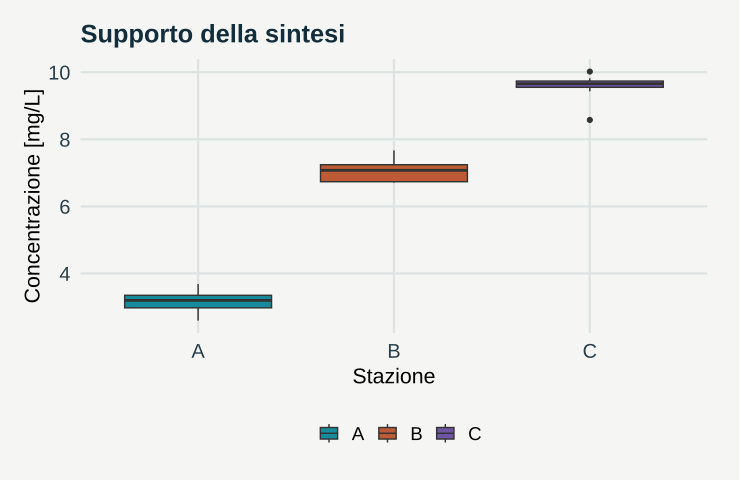

Generate this figure with R:
# GeoStat Lab — funzioni comuni. R >= 4.3; ggplot2 >= 3.4; jsonlite.
suppressPackageStartupMessages(library(ggplot2))
col_geo <- c('#168B9C','#BC5B35','#7054A4','#A17B19','#227864','#64748B')
theme_set(theme_minimal(base_size=17, base_family='sans') + theme(
  plot.background=element_rect(fill='#F5F6F3',colour=NA),
  panel.background=element_rect(fill='#F5F6F3',colour=NA),
  panel.grid.minor=element_blank(),panel.grid.major=element_line(colour='#DCE3E2'),
  plot.title=element_text(size=19,face='bold',colour='#122D3B'),
  plot.subtitle=element_text(size=13,colour='#405560',margin=margin(b=12)),
  axis.text=element_text(size=15,colour='#273E4A'),axis.title=element_text(size=16),
  legend.position='bottom',legend.title=element_blank(),legend.text=element_text(size=14),
  strip.text=element_text(size=15,face='bold'),plot.margin=margin(18,24,18,18)))
metric <- function(...) data.frame(grandezza=names(c(...)),valore=as.character(c(...)),check.names=FALSE)
f <- function(x,d=3) {out<-formatC(x,digits=d,format='fg');out[!is.finite(x)]<-'Non definito';out}
line_plot <- function(d,x='x',y='y',title='',xl=x,yl=y,group=NULL) {
 p<-ggplot(d,aes(x=.data[[x]],y=.data[[y]]))
 if(is.null(group)) p<-p+geom_line(colour=col_geo[1],linewidth=1.05) else p<-p+aes(colour=.data[[group]],group=.data[[group]])+geom_line(linewidth=1)+scale_colour_manual(values=col_geo)
 p+labs(title=title,x=xl,y=yl)
}
point_plot <- function(d,x='x',y='y',title='',xl=x,yl=y,group=NULL) {
 p<-ggplot(d,aes(x=.data[[x]],y=.data[[y]]))
 if(is.null(group))p<-p+geom_point(colour=col_geo[1],size=2.5,alpha=.8) else p<-p+aes(colour=.data[[group]])+geom_point(size=2.7,alpha=.85)+scale_colour_manual(values=col_geo)
 p+labs(title=title,x=xl,y=yl)
}
hist_plot<-function(x,title='',xl='Valore',bins=20)ggplot(data.frame(x=x),aes(x))+geom_histogram(bins=bins,fill=col_geo[1],colour='#F5F6F3')+labs(title=title,x=xl,y='Frequenza')
bar_plot<-function(d,x='gruppo',y='valore',title='',yl='Valore')ggplot(d,aes(x=.data[[x]],y=.data[[y]],fill=.data[[x]]))+geom_col(width=.65)+scale_fill_manual(values=rep(col_geo,length.out=length(unique(d[[x]])) ))+guides(fill='none')+labs(title=title,x=NULL,y=yl)
map_plot<-function(d,z='z',title='',xl='Est [km]',yl='Nord [km]')ggplot(d,aes(x,y,fill=.data[[z]]))+geom_raster()+coord_equal()+scale_fill_gradientn(colours=c('#153F56','#298C9C','#B8CDB2','#F1D889','#AD542F'))+labs(title=title,x=xl,y=yl)
acf_data<-function(x,lag=20){a<-acf(x,lag.max=min(lag,length(x)-1),plot=FALSE);data.frame(x=as.vector(a$lag)[-1],y=as.vector(a$acf)[-1])}
# AR(1), distribuzione marginale stazionaria N(0, 1).
ar_series<-function(n,rho){x<-numeric(n);x[1]<-rnorm(1);for(i in 2:n)x[i]<-rho*x[i-1]+sqrt(1-rho^2)*rnorm(1);x}
# Distanze euclidee in unità metriche già dichiarate; nessuna conversione implicita di CRS.
dist_cross<-function(a,b)sqrt(outer(a[,1],b[,1],'-')^2+outer(a[,2],b[,2],'-')^2)
# Predittore IDW: i punti coincidenti ricevono esattamente il valore osservato.
idw<-function(xy,z,new,power=2){dd<-dist_cross(new,xy);apply(dd,1,function(d)if(any(d<1e-10))mean(z[d<1e-10])else weighted.mean(z,d^(-power)))}
# CART didattico binario: divisioni assiali che minimizzano l'impurità di Gini.
cart_fit<-function(x,y,depth=2,minleaf=4){
 node<-list(p=mean(y),n=length(y));if(depth<1||length(unique(y))<2||length(y)<2*minleaf)return(node)
 best<-Inf
 for(j in seq_len(ncol(x))){v<-sort(unique(x[,j])); if(length(v)<2)next
  for(cut in (head(v,-1)+tail(v,-1))/2){left<-x[,j]<=cut;nl<-sum(left);nr<-sum(!left);if(min(nl,nr)<minleaf)next
   score<-nl*mean(y[left])*(1-mean(y[left]))+nr*mean(y[!left])*(1-mean(y[!left]))
   if(score<best){best<-score;node$j<-j;node$cut<-cut;split<-left}
  }
 }
 if(is.finite(best)){node$left<-cart_fit(x[split,,drop=FALSE],y[split],depth-1,minleaf);node$right<-cart_fit(x[!split,,drop=FALSE],y[!split],depth-1,minleaf)};node
}
cart_predict<-function(tree,x)apply(x,1,function(row){t<-tree;while(!is.null(t$j))t<-if(row[t$j]<=t$cut)t$left else t$right;t$p})

p <- list(rep = 20, seed = 17)
set.seed(p$seed)

data <- data.frame(stazione = rep(c("A", "B", "C"), c(p$rep, 10, 10)), valore = c(rnorm(p$rep, 
    3, 0.4), rnorm(10, 7, 0.4), rnorm(10, 10, 0.4)))

plots <- list(ggplot(data, aes(stazione, valore, fill = stazione)) + geom_boxplot() + scale_fill_manual(values = col_geo) + 
    labs(x = "Stazione", y = "Concentrazione [mg/L]", title = "Supporto della sintesi"))

metrics <- metric(`Media delle misure` = f(mean(data$valore)), `Media delle stazioni` = f(mean(tapply(data$valore, 
    data$stazione, mean))))
print(metrics,row.names=FALSE)
ggplot2::ggsave('m01-estimando-A.svg',plots[[1]],device=svglite::svglite,width=7.7,height=5.0,bg='#F8F6F1')
